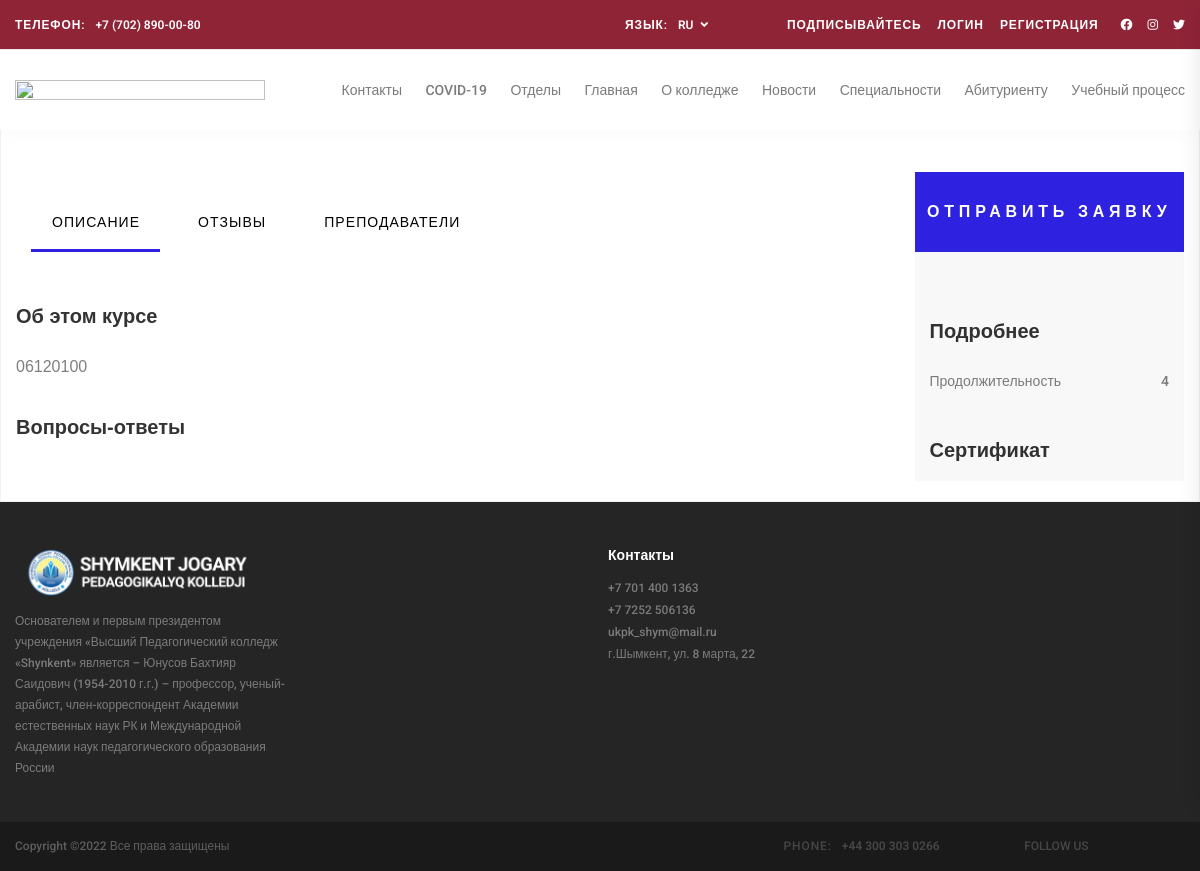
Screenshot of /ru/speciliazation/12/ with the database file from the repository.
### page/models.py (models this page shows, shortened)
class PageCategory(models.Model):
    name = models.CharField('НАзвани катоегрий',max_length=255)
    linkto = models.CharField('Ссылка на чего либо',default=0,max_length=255,blank=True,null=True)
    order = models.IntegerField('Филтрация',default=0)
    class Meta:
        verbose_name = "Категория Страницы"
        verbose_name_plural = "Категорий Страницы"

### specializationapp/models.py (models this page shows, shortened)
class Specialization(models.Model):
    name = models.CharField('Название',max_length=255)
    uid = models.CharField('Код шифра',max_length=30)
    desctiption = models.TextField('Описание')
    photo = models.ImageField('Фото',upload_to='specialization/',blank=True,null=True)
    sertification = models.ImageField('Фото сертификата',upload_to='specializationC/',blank=True,null=True)
    duration = models.CharField('Продолжительность',max_length=30)
    subsection = models.ForeignKey(SubSection,related_name="specialization",verbose_name="подпроифиль",on_delete=models.CASCADE)
    class Meta:
        verbose_name = '03 Специализация'
        verbose_name_plural = '03 Специализаций'

### specializationapp/views.py (the view, shortened to what this page needs)
# urls.py: path('<int:pk>/', detail, name="detail"),
def detail(request,pk):
    specialization = Specialization.objects.get(id=pk)
    comments = specialization.comments.filter(visible=True)
    form = SpecializationCommentForm()
    data = {
        'form':form,
        'comments':comments,
        'specialization':specialization
    }
    return render(request, 'specialization/single-page.html',data)

### sapp/context_proccers.py (called while the page is built)
def page_category(request):
    pageCats = PageCategory.objects.all().order_by('order')
    return {
        'pageCats':pageCats
    }

### sapp/templatetags/snp.py (called while the page is built)
@register.filter_function
def order_bys(queryset, args):
    args = [x.strip() for x in args.split(',')]
    return queryset.order_by(*args)

### templates/specialization/single-page.html (shortened to what this page needs)
{% extends 'layouts/app2.html' %}
{% load static %}
  {% load i18n %}
  {% load snp %}
{% block content %}
<div class="course pt-15">
    <div class="container">
        <div class="row row-lg-eq-height">
            <div class="col-lg-9">
                <div class="tab_panels">
                    <div class="course_tabs_container">
                        <div class="container">
                            <div class="row">
                                <div class="col-lg-9">
                                    <div class="tabs d-flex flex-row align-items-center justify-content-start">
                                        <div class="tab active">Описание</div>
                                        <div class="tab">Отзывы</div>
                                        <div class="tab">Преподаватели</div>
                                    </div>
                                </div>
                            </div>
                        </div>
                    </div>
                    <div class="tab_panel description active">
                        <div class="panel_title">Об этом курсе</div>
                        <div class="panel_text">
                            <p>{{specialization.desctiption}}</p>
                        </div>
                        <div class="faqs">
                            <div class="panel_title">{% trans 'Вопросы-ответы' %}</div>
                        </div>
                    </div>
                </div>
            </div>
            <div class="col-lg-3">
                <div class="sidebar">
                    <div class="sidebar_background"></div>
                    <div class="sidebar_top"><a href="#">{% trans 'Отправить заявку' %}</a></div>
                    <div class="sidebar_content">
                        <div class="sidebar_section features">
                            <div class="sidebar_title">{% trans 'Подробнее' %}</div>
                            <div class="features_content">
                                <ul class="features_list">
                                    <li class="d-flex flex-row align-items-start justify-content-start">
                                        <div class="feature_title"><span>{% trans 'Продолжительность' %}</span></div>
                                        <div class="feature_text ml-auto">{{specialization.duration}}</div>
                                    </li>
                                </ul>
                            </div>
                        </div>
                        <div class="sidebar_section cert">
                            <div class="sidebar_title">{% trans 'Сертификат' %}</div>
                        </div>
                    </div>
                </div>
            </div>
        </div>
    </div>
</div>
{% endblock %}

### templates/layouts/app2.html (shortened to what this page needs)
{% load static %}
{% load i18n %}
{% load snp %}
<!DOCTYPE html>
<html lang="en">
<head>
<link rel="stylesheet" type="text/css" href="{% static 'styles/bootstrap4/bootstrap.min.css' %}">
<link href="{% static 'plugins/font-awesome-4.7.0/css/fontawesome.css' %}" rel="stylesheet" type="text/css">
<link rel="stylesheet" type="text/css" href="{% static 'plugins/OwlCarousel2-2.2.1/owl.carousel.css' %}">
<link rel="stylesheet" type="text/css" href="{% static 'plugins/OwlCarousel2-2.2.1/owl.theme.default.css' %}">
<link rel="stylesheet" type="text/css" href="{% static 'plugins/OwlCarousel2-2.2.1/animate.css' %}">
<link rel="stylesheet" href="https://unpkg.com/swiper/swiper-bundle.css" />
<link rel="stylesheet" href="https://unpkg.com/swiper/swiper-bundle.min.css" />
<link rel="stylesheet" type="text/css" href="{% static 'styles/main_styles.css' %}">
<link rel="stylesheet" type="text/css" href="{% static 'styles/responsive.css' %}">
<link href="{% static 'plugins/video-js/video-js.css' %}" rel="stylesheet" type="text/css">
<link rel="stylesheet" type="text/css" href="{% static 'styles/custom.css' %}">
</head>
<body>
<div class="super_container">
	<header class="header">
		<div class="top_bar">
			<div class="top_bar_container">
				<div class="container">
					<div class="row">
						<div class="col">
							<div class="top_bar_content d-flex flex-row align-items-center justify-content-start">
								<div class="top_bar_phone"><span class="top_bar_title">{% trans 'Телефон:' %}</span>+7 (702) 890-00-80</div>
								<div class="top_bar_right ml-auto">
									<div class="top_bar_lang">
										<span class="top_bar_title">{% trans 'Язык:' %}</span>
                             <form action="{% url 'set_language' %}" method="POST" >
										<ul class="lang_list">
                                        {% get_current_language as LANGUAGE_CODE %}
                                            <li class="hassubs">
												<a style="text-transform:uppercase" href="#">{{LANGUAGE_CODE}}<i class="fa fa-angle-down" aria-hidden="true"></i></a>
                                                    {% get_available_languages as LANGUAGES %}
                                                    {% get_language_info_list for LANGUAGES as languages %}
											</li>
										</ul>
                              </form>
									</div>
									<div class="top_bar_social">
										<span class="top_bar_title social_title">{% trans 'Подписывайтесь' %}</span>
										{% if request.user.is_authenticated %}
										<span class="top_bar_title social_title"><a href="{% url 'sapp:login' %}">{{request.user}}</a></span>
                                        <span class="top_bar_title social_title"><a href="{% url 'PageCategoryListView' %}">Конструктор</a></span>
										<span class="top_bar_title social_title"><a href="{% url 'sapp:logout' %}">{% trans 'Выйти' %}</a></span>
										{% else %}
										<span class="top_bar_title social_title"><a href="{% url 'sapp:login' %}">{% trans 'Логин' %}</a></span>
										<span class="top_bar_title social_title"><a href="{% url 'sapp:register' %}">{% trans 'Регистрация' %}</a></span>
										{% endif %}
										<ul>
											<li><a href="https://www.facebook.com/Shym.kolledj"><i style="color:white" class="fab fa-facebook" aria-hidden="true"></i></a></li>
											<li><a href="https://www.instagram.com/shym_kolledj/"><i style="color:white" class="fab fa-instagram" aria-hidden="true"></i></a></li>
											<li><a href="#"><i style="color:white" class="fab fa-twitter" aria-hidden="true"></i></a></li>
										</ul>
									</div>
								</div>
							</div>
						</div>
					</div>
				</div>
			</div>
		</div>
		<div class="header_container">
			<div class="container">
				<div class="row">
					<div class="col">
						<div class="header_content d-flex flex-row align-items-center justify-content-start">
							<div class="logo_container mr-auto">
								<a href="/">
									<div class="logo_text">
                                        <img class="logo_img" src="{% static 'images/new/dark.png' %}" alt="">
                                    </div>
								</a>
							</div>
							<nav class="main_nav_contaner">
								<ul class="main_nav">
                                    {% for cat in pageCats|order_bys:'order' %}
                                    <li class="main_nav__item"><a href="{% if cat.linkto != '0' %} {{cat.linkto}} {% endif %}">{{cat.name}}</a>
                                    </li>
                                    {% endfor %}
								</ul>
							</nav>
						</div>
					</div>
				</div>
			</div>
		</div>
	</header>
	{% block content %}
    {% endblock %}
	<footer class="footer">
		<div class="footer_body">
			<div class="container">
				<div class="row">
					<div class="col-lg-3 footer_col">
						<div class="">
							<div class="logo_text">
								<img class="logo_img" src="{% static 'images/new/light.png' %}" alt="">
							</div>
							<ul class="footer_list">
								<li><a href="">
                                    {% trans "Основателем и первым президентом учреждения «Высший Педагогический колледж «Shynkent»   является – Юнусов Бахтияр Саидович (1954-2010 г.г.) – профессор, ученый-арабист, член-корреспондент Академии естественных наук РК и Международной Академии наук педагогического образования России" %}
								</a></li>
							</ul>
						</div>
					</div>
					<div class="col-lg-2 offset-lg-3 footer_col">
						<div>
							<div class="footer_title">{% trans 'Контакты' %}</div>
							<ul class="footer_list">
								<li><a href="#">+7 701 400 1363</a></li>
								<li><a href="#">+7 7252 506136</a></li>
								<li><a href="#">ukpk_shym@mail.ru</a></li>
								<li><a href="#">{% trans 'г.Шымкент, ул. 8 марта, 22' %}</a></li>
							</ul>
						</div>
					</div>
				</div>
			</div>
		</div>
		<div class="copyright">
			<div class="container">
				<div class="row">
					<div class="col">
						<div class="copyright_content d-flex flex-md-row flex-column align-items-md-center align-items-start justify-content-start">
							<div class="cr">
Copyright &copy;<script>document.write(new Date().getFullYear());</script> Все права защищены </div>
							<div class="cr_right ml-md-auto">
								<div class="footer_phone"><span class="cr_title">phone:</span>+44 300 303 0266</div>
								<div class="footer_social">
									<span class="cr_social_title">follow us</span>
									<ul>
										<li><a href="#"><i class="fa fa-facebook" aria-hidden="true"></i></a></li>
										<li><a href="#"><i class="fa fa-instagram" aria-hidden="true"></i></a></li>
										<li><a href="#"><i class="fa fa-twitter" aria-hidden="true"></i></a></li>
									</ul>
								</div>
							</div>
						</div>
					</div>
				</div>
			</div>
		</div>
	</footer>
</div>
</body>
</html>

### static/styles/responsive.css (style rules this page uses)
@media only screen and (max-width: 1440px) { .sidebar_top { width: calc(100% + 50px); } }
@media only screen and (max-width: 1280px) { .sidebar_top { width: 100%; } }

### static/styles/custom.css (style rules this page uses)
.logo_img { height: 100%; width:100%; }
.logo_text { width: 250px; }
.container { max-width: 1400px; }
:root { --yellow: #feb60a; --red: #ff0062; --blue: #00dbf9; --violet: #da00f7; }
.top_bar_right { display: flex; align-items: center; }
.top_bar_lang { display: flex; }

### rows the page displays
PageCategory: name "Контакты"
PageCategory: name "COVID-19"
PageCategory: name "Отделы"
PageCategory: name "Главная"
PageCategory: name "О колледже"
PageCategory: name "Новости"
PageCategory: name "Специальности"
PageCategory: name "Абитуриенту"
PageCategory: name "Учебный процесс"
Specialization: desctiption "06120100", duration "4"

### other values shown
{{ LANGUAGE_CODE }} "RU"
